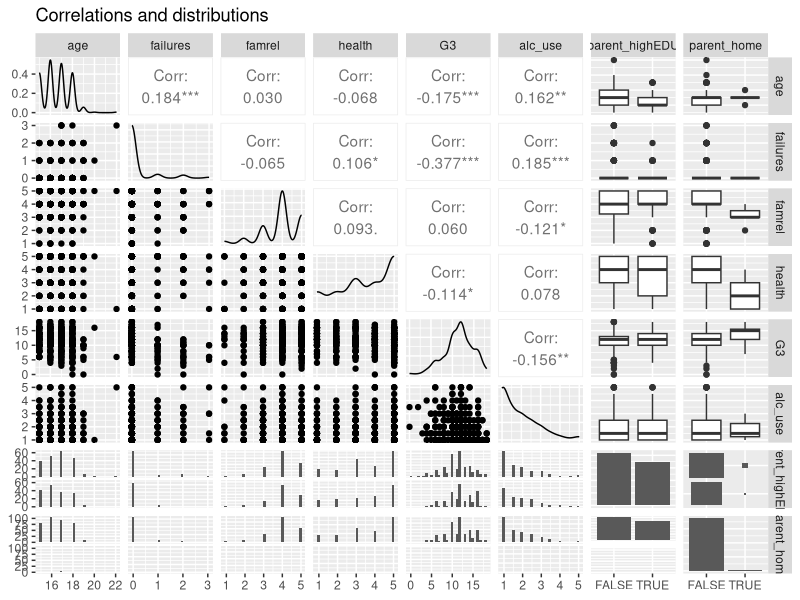
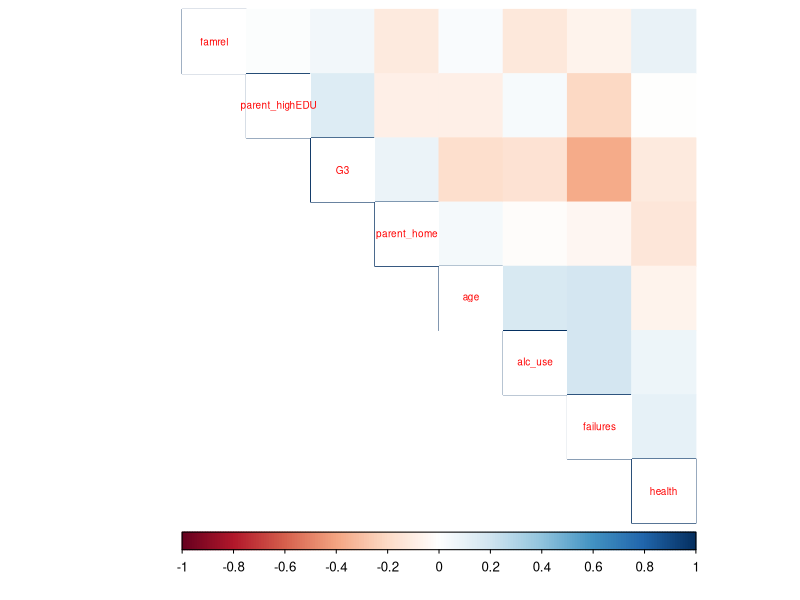
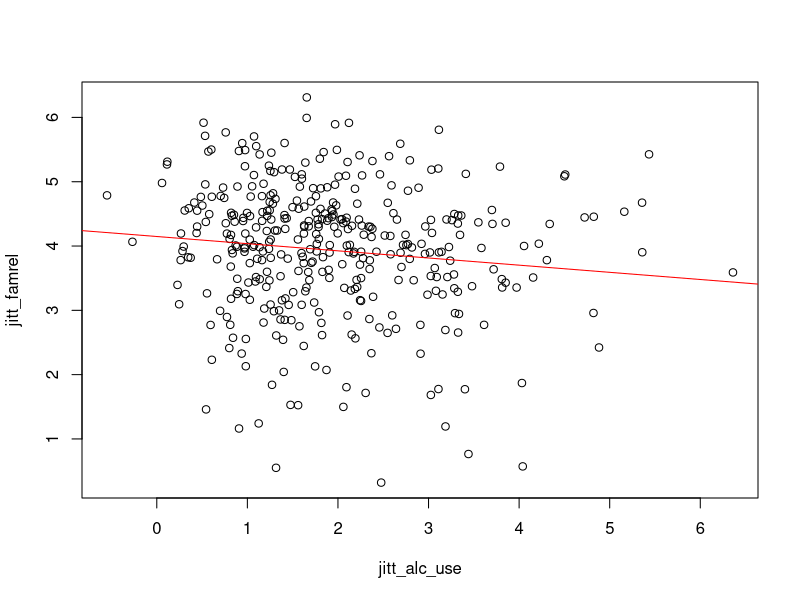
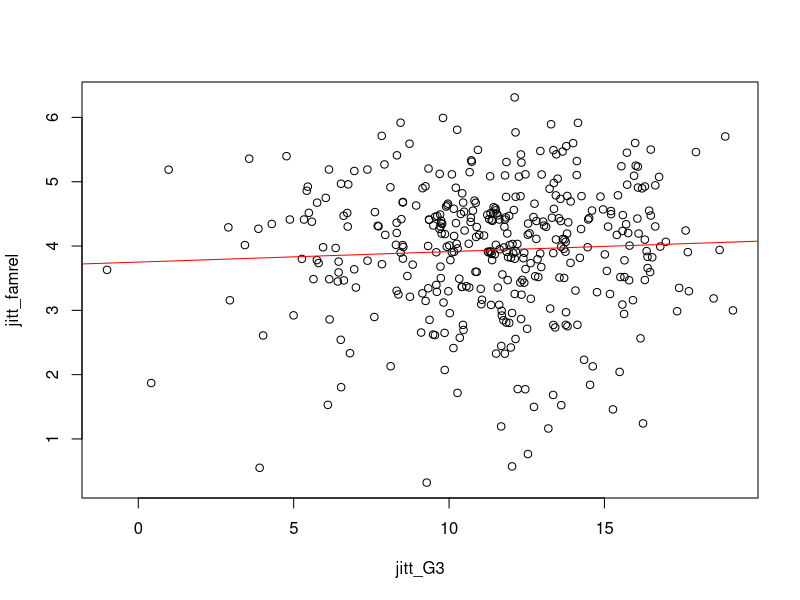
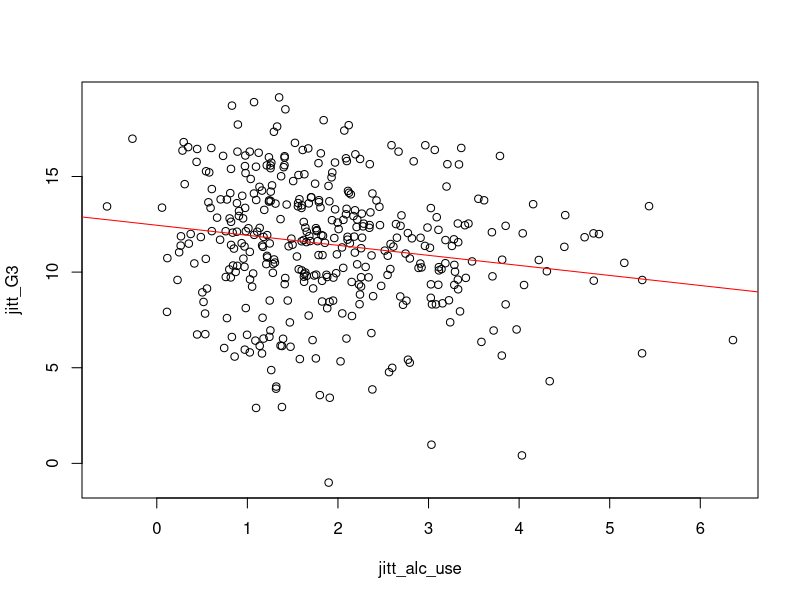

Write R code to recreate these figures, in order.
## ---- chunk 1
setwd("~/GitHub/IODS-final/data")
alc <- read.csv("alc.csv")
alc <- alc[,2:38]
library(ggplot2)
library(dplyr)
library(GGally)
library(tidyr)
library(corrplot)
## ---- chunk 2
#Let's take a look at the dimensions first
dim(alc)
## ---- chunk 3
#Structure
str(alc)
## ---- chunk 4
# Selecting the variables that relate to our research question
variables <- c("age", "failures", "famrel","health","G3","alc_use","parent_highEDU", "parent_home")

alc2 <- select(alc, one_of(variables))
ggpairs(alc2) + ggtitle("Correlations and distributions")

corrplot(cor(alc2), method = "color" ,type="upper", cl.pos="b", tl.pos="d",tl.cex=0.6, order = "AOE")
## ---- chunk 5
jitt_famrel <- alc2$famrel+rnorm(length(alc2$famrel),sd=0.5)
jitt_alc_use <- alc2$alc_use+rnorm(length(alc2$alc_use),sd=0.5)
jitt_G3 <- alc2$G3+rnorm(length(alc2$G3),sd=0.5)


my_model <- lm(famrel ~ alc_use, data=alc2)
summary(my_model)
plot(y=jitt_famrel,x=jitt_alc_use)
abline(my_model,col="red")
## ---- chunk 6
my_model <- lm(famrel ~ G3, data=alc2)
summary(my_model)
plot(y=jitt_famrel,x=jitt_G3)
abline(my_model,col="red")
## ---- chunk 7
my_model <- lm(G3 ~ alc_use, data=alc2)
summary(my_model)
plot(y=jitt_G3,x=jitt_alc_use)
abline(my_model,col="red")
